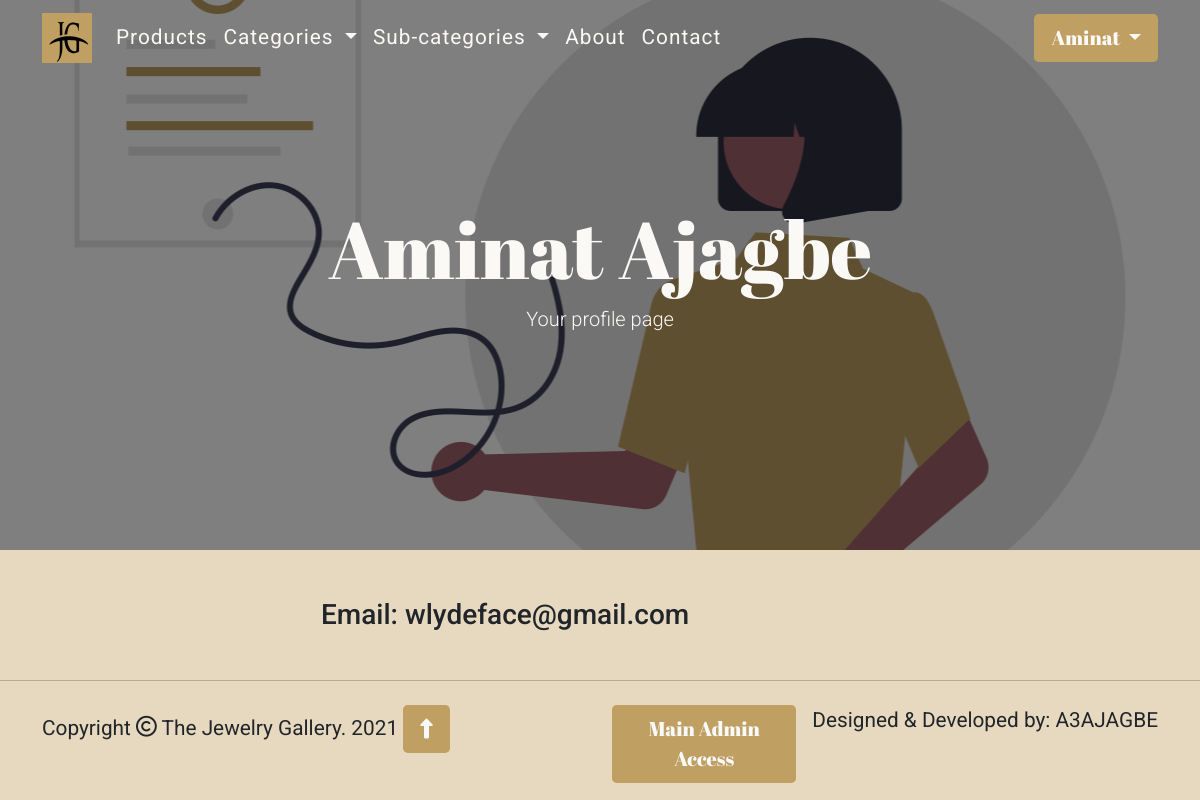
The page /profile/Aminat (signed in) on the database its author committed.
### store/models.py (models this page shows, shortened)
class Users(UserMixin, db.Model):
    id = db.Column(db.Integer, primary_key=True)
    first_name = db.Column(db.String(50), nullable=False)
    last_name = db.Column(db.String(50), nullable=False)
    email = db.Column(db.String(120), unique=True, nullable=False)
    email_confirmed = db.Column(db.Boolean(), nullable=False, default=0)
    email_confirmed_at = db.Column(db.DateTime())
    is_active = db.Column(db.Boolean(), nullable=False, default=1)
    password = db.Column(db.String(300), nullable=False)
    role_id = db.Column(db.Integer, db.ForeignKey('roles.id'), nullable=False, default=1)

### store/views.py (the view)
@app.route('/profile/<name>')
@login_required
def profile(name):
    user = Users.query.filter_by(first_name=name).first_or_404()
    return render_template('profile.html', year=current_year, profile=user)

### store/views.py (called while the page is built)
@login_manager.user_loader
def load_user(user_id):
    return Users.query.get(user_id)

### store/templates/profile.html (shortened to what this page needs)
{% extends 'base.html' %}
{% block header %}
  <header style="background-image: url('{{ url_for('static', filename='images/profile.png')}}');">
        <div class="image-overlay">
            <div class="container">
                <div class="row">
                    <div class="col-lg-8 col-md-10 mx-auto">
                        <div class="header-content text-center theme-text-light">
                            <h1 class="display-1">{{ profile.first_name }} {{ profile.last_name }}</h1>
                            <p class="lead">Your profile page</p>
                        </div>
                    </div>
                </div>
            </div>
        </div>
  </header>
{% endblock %}
{% block content %}
    <div class="container my-5 ">
        <div class="col-lg-6 mx-auto">
            <h3>Email: {{ profile.email }}</h3>
        </div>
    </div>
{% endblock %}

### store/templates/base.html (shortened to what this page needs)
<!doctype html>
<html lang="en">
  <head>
    {% block head %}
        <link href="https://cdn.jsdelivr.net/npm/bootstrap@5.0.0-beta3/dist/css/bootstrap.min.css" rel="stylesheet">
        <link rel="stylesheet" href="{{url_for('static', filename='style.css')}}">
    {% endblock %}
  </head>
<body>
    {% block navbar %}
      <nav class="navbar navbar-expand-lg navbar-dark fixed-top" id="navbar">
        <div class="container">
            <a class="navbar-brand" href="{{ url_for('index') }}">
                <img src="{{url_for('static', filename='images/jg.png')}}" alt="JG Logo" width="50" height="50">
            </a>
            <div class="collapse navbar-collapse" id="navbarSupportedContent">
                <ul class="navbar-nav me-auto mb-2 mb-lg-0">
                    <li class="nav-item">
                        <a class="nav-link" href="{{ url_for('product') }}">Products</a>
                    </li>
                    <li class="nav-item dropdown">
                        <a class="nav-link dropdown-toggle" href="#" id="navbarDropdown" role="button" data-bs-toggle="dropdown" aria-expanded="false">
                            Categories
                        </a>
                    </li>
                    <li class="nav-item dropdown">
                        <a class="nav-link dropdown-toggle" href="#" id="navbarDropdown2" role="button" data-bs-toggle="dropdown" aria-expanded="false">
                            Sub-categories
                        </a>
                    </li>
                    <li class="nav-item">
                        <a class="nav-link" href="{{ url_for('about') }}">About</a>
                    </li>
                    <li class="nav-item">
                        <a class="nav-link" href="{{ url_for('contact') }}">Contact</a>
                    </li>
                </ul>
               {% if current_user.is_authenticated%}
                    <div class="dropdown authenticated d-grid d-md-block ">
                      <button class="btn btn-lg dropdown-toggle" type="button" id="dropdownMenuButton1" data-bs-toggle="dropdown" aria-expanded="false">
                        {{current_user.first_name}}
                      </button>
                    </div>
                {% else %}
                <div class="d-grid d-md-block gap-3">
                    <a class="btn theme-btn-outline btn-lg" href="{{ url_for('login') }}" role="button">Log in</a>
                    <a class="btn theme-btn btn-lg" href="{{ url_for('register') }}" role="button">Register</a>
                </div>
                {% endif %}
            </div>
        </div>
    </nav>
    {% endblock %}
    {% block header %}
    {% endblock %}
    {% block content %}
    {% endblock %}
    {% block footer %}
    <hr>
    <footer>
        <div class="container pt-2 pb-2">
            <div class="row">
                <div class="col-lg-6">
                    <p>Copyright <i class="far fa-copyright"></i> The Jewelry Gallery. {{year}}
                        <a class="btn theme-btn btn-lg text-light" href="#navbar" role="button"><i class="fas fa-long-arrow-alt-up"></i></a>
                    </p>
                </div>
                <div class="col-lg-6">
                    <p class="footer-text">Designed & Developed by: A3AJAGBE</p>
                    {% if current_user.role_id == 3 %}
                        <div class="d-grid gap-2 d-md-flex justify-content-md-end">
                           <a class="btn theme-btn btn-lg text-light me-md-3" href="{{ url_for('admin.index') }}" role="button">Main Admin Access</a>
                        </div>
                    {% endif %}
                </div>
            </div>
        </div>
    </footer>
    {% endblock %}
</body>
</html>

### store/static/style.css (style rules this page uses)
body { font-size: 1.3rem; font-family: 'Roboto', sans-serif; background: #E6D9C0; }
h1, h2 { font-family: 'Abril Fatface', cursive; }
.theme-btn { background: #C0A062; color: #FBF9F6; font-family: 'Abril Fatface', cursive; }
.theme-text-light { color: #FBF9F6; }
#navbar { position: absolute; background: #A28857; }
#navbar .navbar-nav .nav-link { letter-spacing: 1px; color: #FBF9F6; }
.authenticated button { font-family: 'Abril Fatface', cursive; background: #7d6432; color: #FBF9F6; }
header { background: #C0A062; position: relative; background-size: cover; background: no-repeat center center; }
header .header-content { padding: 200px 0 150px; }
.image-overlay { background: rgba(0, 0, 0, .5); }
@media only screen and (min-width: 992px) { #navbar { background: transparent; } }
@media only screen and (min-width: 992px) { .footer-text { float: right; } }
@media only screen and (min-width: 992px) { .authenticated button { background: #C0A062; } }
@media (min-width: 768px) { header .header-content { padding: 200px 0; } }

### rows shown on the page
Users: first_name "Aminat", last_name "Ajagbe", email "wlydeface@gmail.com"

### other values the page prints
{{ year }} "2021"
